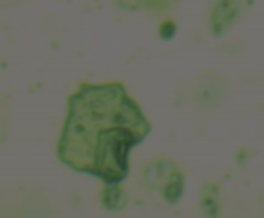
#> input picture Testy_na_realnych_snimcich/Ferografie/ima (114).png, 264 x 218 px
$ python -i app_ferografie.py   (imports and definitions only)
#> lines starting #> are read from the running program, lines starting #| are printed output that depends on the picture; after the words box and inside, x2 and y2 are one past the last pixel; in counts of white or black regions, pixels touching at a corner belong together
#> further down, picture is the input picture: shape (218, 264, 3); mean B, G, R 97.2, 110.2, 106.1
import streamlit as st
import cv2
import numpy as np
import pandas as pd
from typing import Dict, Optional, Any


def get_mask(img: np.ndarray) -> np.ndarray:

    gray = cv2.cvtColor(img, cv2.COLOR_BGR2GRAY)
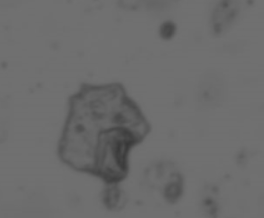
#> gray: shape (218, 264); min 55, max 113, mean 107.5
    blurred = cv2.GaussianBlur(gray, (5, 5), 0)

    # Canny s pevnými hodnotami
    canny = cv2.Canny(blurred, 10, 100)
#> canny: shape (218, 264); every value is 0
    kernel_connect = cv2.getStructuringElement(cv2.MORPH_ELLIPSE, (9, 9))
    canny_connected = cv2.dilate(canny, kernel_connect, iterations=2)

    contours_c, _ = cv2.findContours(canny_connected, cv2.RETR_EXTERNAL, cv2.CHAIN_APPROX_SIMPLE)
#> contours_c = []
    mask_metal = np.zeros_like(gray)
    cv2.drawContours(mask_metal, contours_c, -1, 255, thickness=cv2.FILLED)

    # Adaptivní Otsu threshold
    _, mask_dark = cv2.threshold(blurred, 0, 255, cv2.THRESH_BINARY_INV + cv2.THRESH_OTSU)
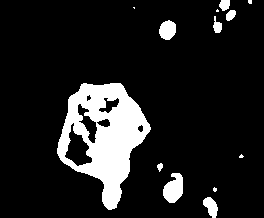
#> mask_dark: shape (218, 264); 12.5% white; 13 white regions (5 under 20 px), largest, box (x1, y1, x2, y2) and area: (57, 83, 151, 210) 5931, (163, 173, 183, 203) 429, (159, 20, 176, 40) 260

    # Sloučení
    combined = cv2.bitwise_or(mask_metal, mask_dark)

    # Finální začištění
    kernel_clean = cv2.getStructuringElement(cv2.MORPH_ELLIPSE, (3, 3))
    final_mask = cv2.morphologyEx(combined, cv2.MORPH_OPEN, kernel_clean, iterations=2)
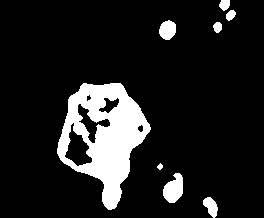
#> final_mask: shape (218, 264); 12.2% white; 8 white regions, largest, box (x1, y1, x2, y2) and area: (57, 83, 151, 210) 5890, (163, 173, 183, 203) 418, (159, 20, 176, 40) 259

    return final_mask


def analyze_exact_shape(contour: np.ndarray, min_area: float) -> Optional[Dict[str, Any]]:
    exact_area = cv2.contourArea(contour)

    if exact_area < min_area:
        return None

    rect = cv2.minAreaRect(contour)
    (center, (w, h), angle) = rect
    length = max(w, h)
    width = min(w, h)
    aspect_ratio = length / width if width > 0 else 0

    perimeter = cv2.arcLength(contour, True)
    circularity = (4 * np.pi * exact_area) / (perimeter ** 2) if perimeter > 0 else 0

    return {
        "area": exact_area, "length": length, "width": width,
        "ar": aspect_ratio, "circularity": circularity,
        "rect": rect, "center": center
    }


####### Streamlit aplikace #######

# [8 lines not run here, left out]
# [1 line that did not run here, left out]

# Hlavní část apliakce
# [63 lines not run here, left out]

>>> import cv2
>>> picture = cv2.imread('ima (114).png')
>>> result = get_mask(picture)

$ run again, on Testy_na_realnych_snimcich/Ferografie/ima (17).png
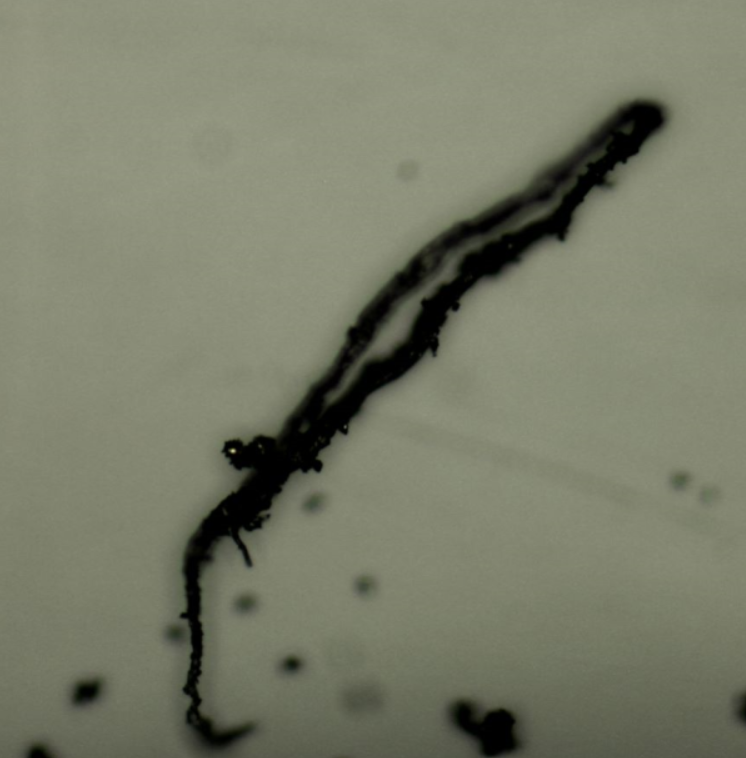
#> input picture Testy_na_realnych_snimcich/Ferografie/ima (17).png, 746 x 758 px
#> picture is the input picture: shape (758, 746, 3); mean B, G, R 105, 124.4, 121.3
#> in get_mask, `canny = cv2.Canny(blurred, 10, 100)`:
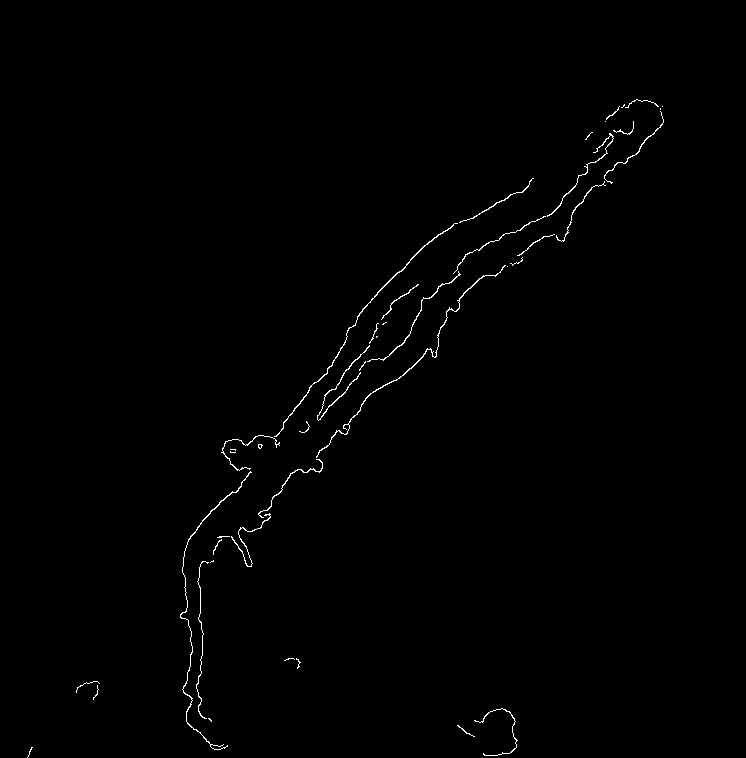
#> canny: shape (758, 746); 0.62% white in thin lines or dots, all inside (x1, y1, x2, y2) = (27, 99, 664, 758)
#> canny_connected: shape (758, 746); 8.7% white; 5 white regions
#> contours_c = 5 contours; box (x1, y1, x2, y2) and area: (172, 91, 672, 758) 49450, (449, 700, 526, 758) 2424, (68, 673, 108, 708) 929, (276, 650, 309, 677) 576, (19, 739, 41, 758) 281
#> mask_metal: shape (758, 746); 9.7% white; 5 white regions, box (x1, y1, x2, y2) and area: (172, 91, 672, 758) 50554, (449, 700, 526, 758) 2578, (68, 673, 108, 708) 989, (276, 650, 309, 677) 621, (19, 739, 41, 758) 313
#> mask_dark: shape (758, 746); 8.2% white; 10 white regions (1 under 20 px), largest, box (x1, y1, x2, y2) and area: (167, 99, 668, 758) 40649, (445, 698, 530, 758) 3752, (70, 678, 103, 707) 754
#> in get_mask, `combined = cv2.bitwise_or(mask_metal, mask_dark)`:
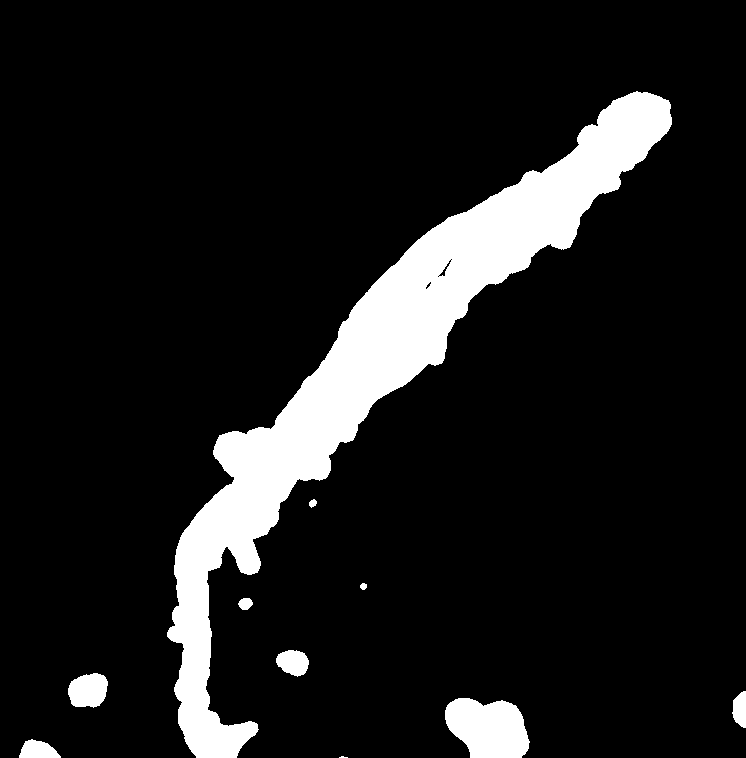
#> combined: shape (758, 746); 11% white; 10 white regions (1 under 20 px), largest, box (x1, y1, x2, y2) and area: (167, 91, 672, 758) 55401, (445, 698, 530, 758) 3944, (68, 673, 108, 708) 1100
#> final_mask: shape (758, 746); 11% white; 9 white regions, largest, box (x1, y1, x2, y2) and area: (167, 91, 672, 758) 55362, (445, 698, 530, 758) 3940, (68, 673, 108, 708) 1098

$ run again, on Testy_na_realnych_snimcich/Ferografie/ima (23).png
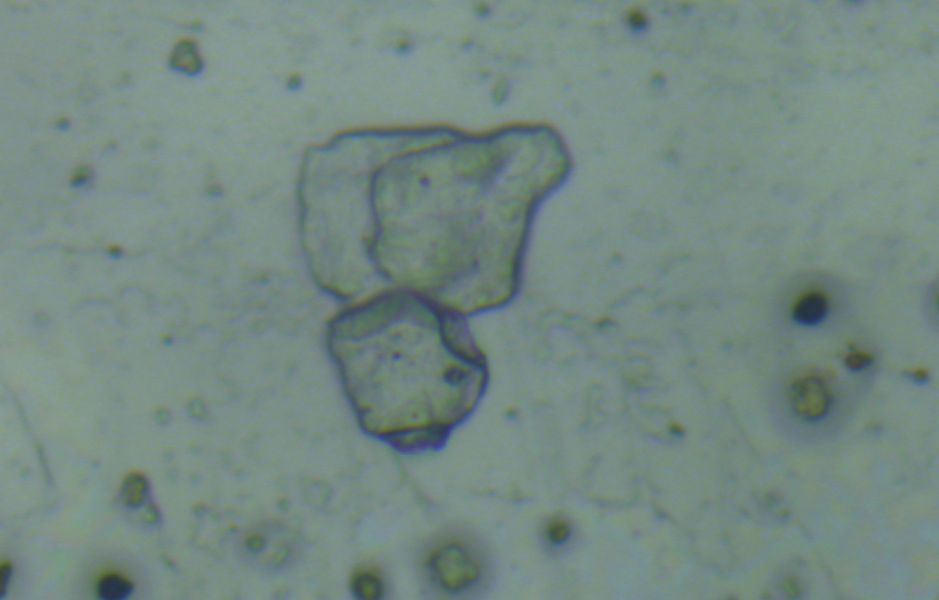
#> input picture Testy_na_realnych_snimcich/Ferografie/ima (23).png, 939 x 600 px
#> picture is the input picture: shape (600, 939, 3); mean B, G, R 131, 137.8, 117
#> in get_mask, `canny = cv2.Canny(blurred, 10, 100)`:
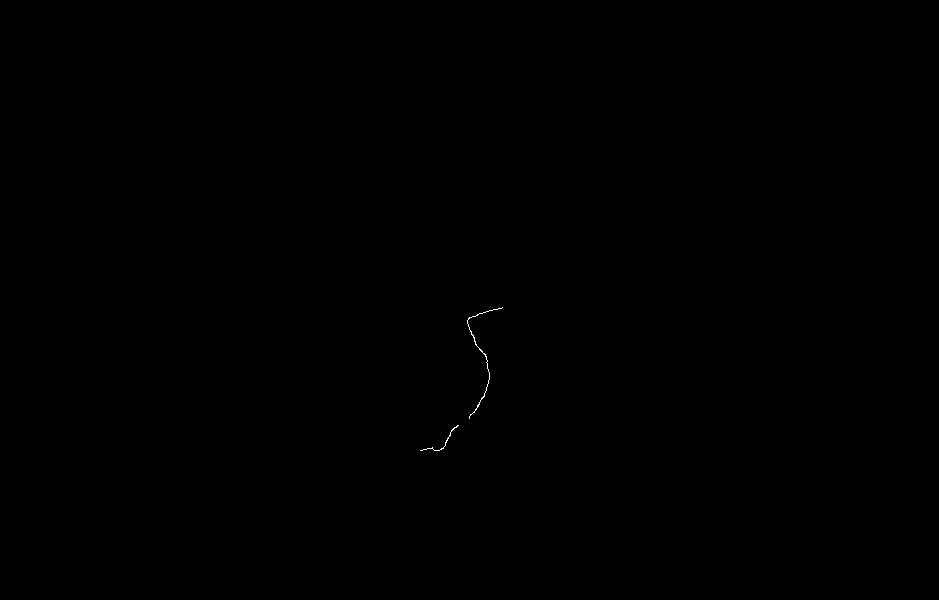
#> canny: shape (600, 939); 0.04% white in thin lines or dots, all inside (x1, y1, x2, y2) = (420, 307, 503, 451)
#> canny_connected: shape (600, 939); 0.69% white; 1 white region
#> contours_c = 1 contour; box (x1, y1, x2, y2) and area: (412, 299, 511, 459) 3644
#> mask_dark: shape (600, 939); 12.9% white; 61 white regions (14 under 20 px), largest, box (x1, y1, x2, y2) and area: (296, 122, 574, 460) 40234, (769, 271, 883, 443) 12578, (416, 529, 492, 600) 4396
#> combined: shape (600, 939); 13.1% white; 61 white regions (14 under 20 px), largest, box (x1, y1, x2, y2) and area: (296, 122, 574, 460) 41572, (769, 271, 883, 443) 12578, (416, 529, 492, 600) 4396
#> in get_mask, `final_mask = cv2.morphologyEx(combined, cv2.MORPH_OPEN, kernel_clean, ..`:
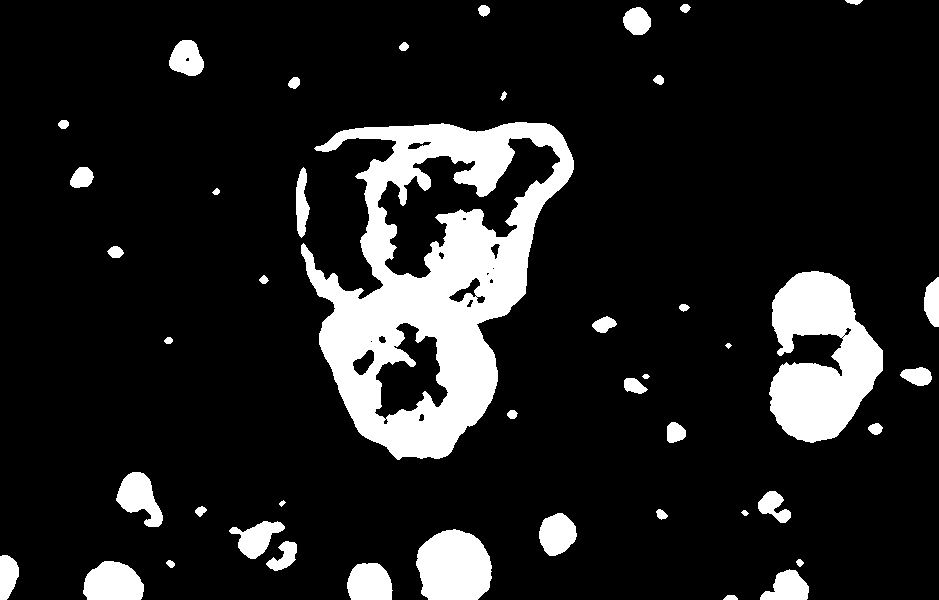
#> final_mask: shape (600, 939); 13% white; 45 white regions, largest, box (x1, y1, x2, y2) and area: (301, 122, 574, 460) 40624, (769, 271, 883, 443) 12545, (416, 529, 492, 600) 4394

$ run again, on Testy_na_realnych_snimcich/Ferografie/ima (24).png
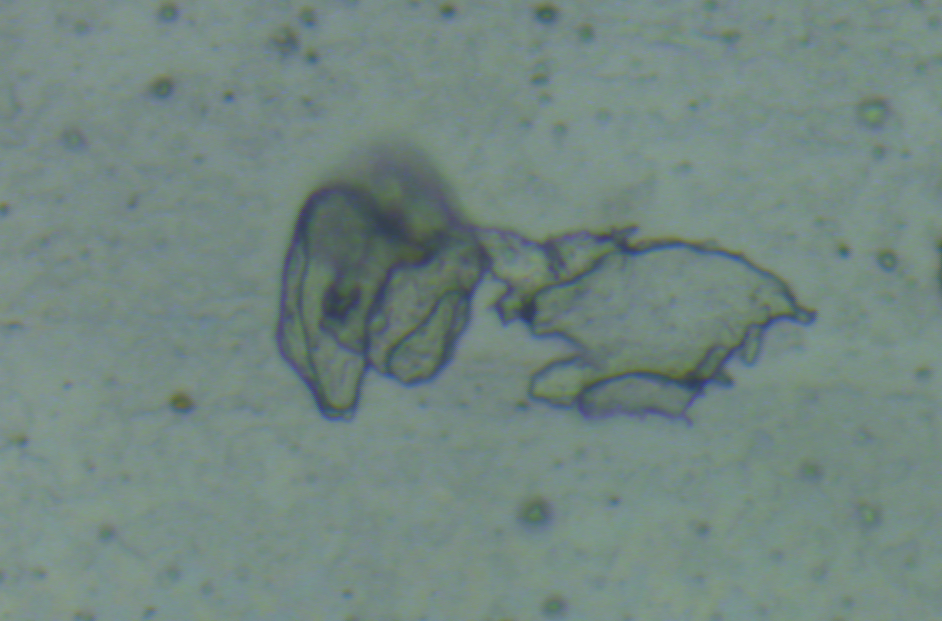
#> input picture Testy_na_realnych_snimcich/Ferografie/ima (24).png, 942 x 621 px
#> picture is the input picture: shape (621, 942, 3); mean B, G, R 129.7, 135.5, 114.8
#> canny: shape (621, 942); every value is 0
#> contours_c = []
#> in get_mask, `_, mask_dark = cv2.threshold(blurred, 0, 255, cv2.THRESH_BINARY_INV + ..`:
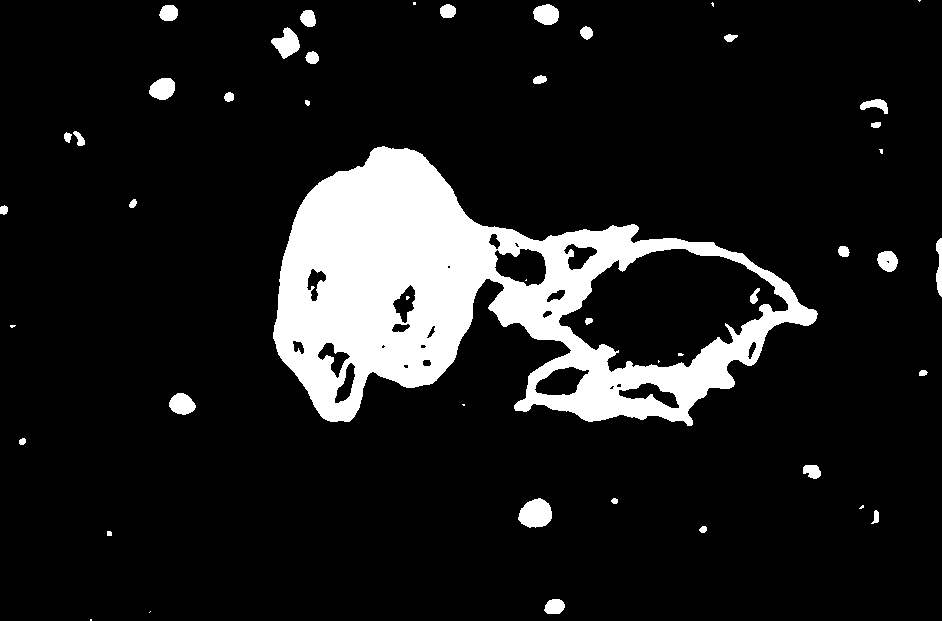
#> mask_dark: shape (621, 942); 11.6% white; 47 white regions (13 under 20 px), largest, box (x1, y1, x2, y2) and area: (273, 146, 818, 426) 62084, (518, 498, 552, 528) 758, (271, 27, 300, 59) 518
#> in get_mask, `final_mask = cv2.morphologyEx(combined, cv2.MORPH_OPEN, kernel_clean, ..`:
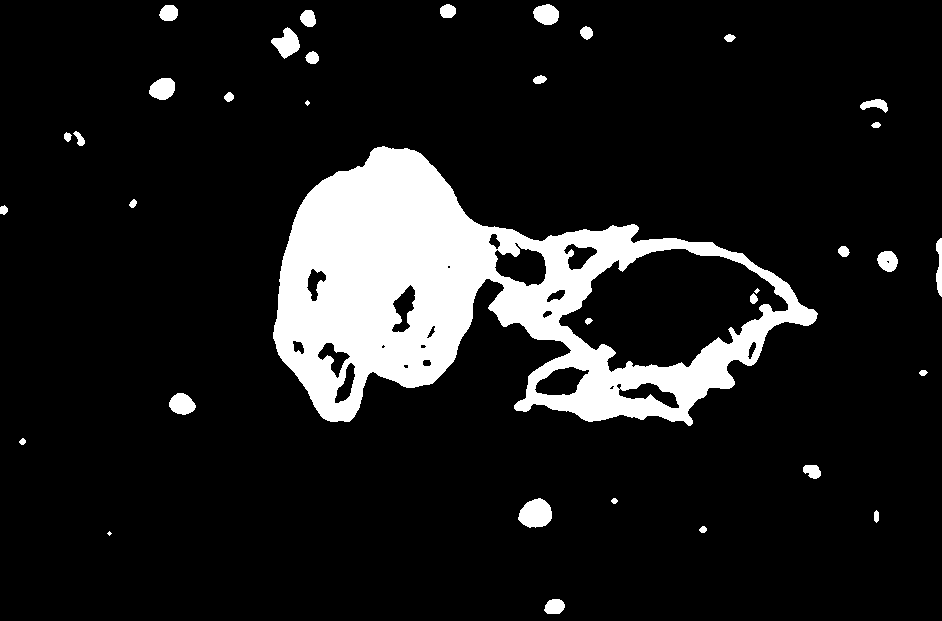
#> final_mask: shape (621, 942); 11.6% white; 35 white regions (3 under 20 px), largest, box (x1, y1, x2, y2) and area: (273, 146, 818, 426) 61945, (518, 498, 552, 528) 755, (271, 27, 300, 59) 513
